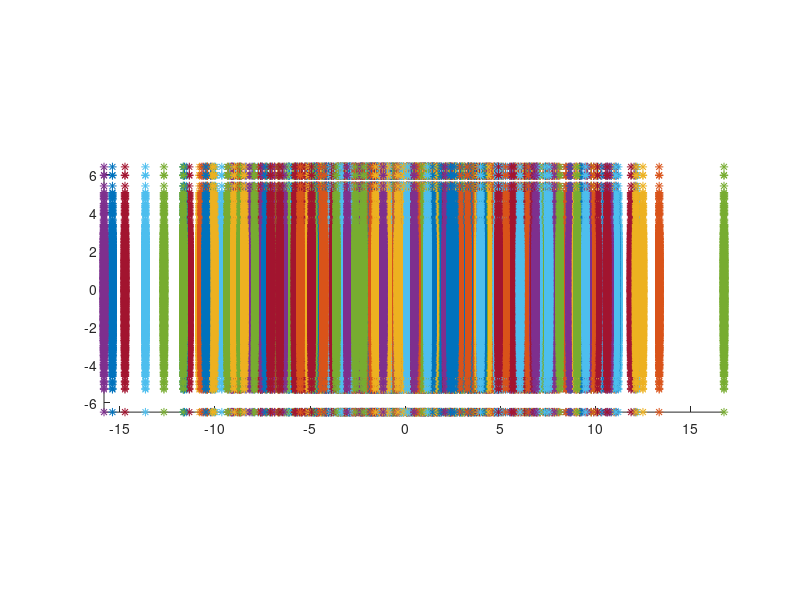

The MATLAB script that drew this image:
clear variables; close all; clc;

xs = normrnd(0, 5, 1000, 1);
ys = normrnd(0, 2, 1000, 1);

covarianceMatrix = cov([xs, ys]);

%% Draw the eigen ellipse of the covariance matrix
[eigenVectors, eigenValues] = eig(covarianceMatrix);
eigenValues = diag(eigenValues);

phi = atan2(eigenVectors(2,end), eigenVectors(1,end));
if(phi < 0)
    phi = phi + 2*pi;
end

theta_grid = linspace(0,2*pi, 200);
a=sqrt(eigenValues(2));
b=sqrt(eigenValues(1));

ellipse_x_r  = a * cos(theta_grid);
ellipse_y_r  = b * sin(theta_grid);


rotation = [ cos(phi) sin(phi); -sin(phi) cos(phi) ];
r_ellipse = [ellipse_x_r; ellipse_y_r]' * rotation;

hold on
axis equal
plot3(r_ellipse(:,1), r_ellipse(:,2), ones(size(r_ellipse(:,1))));


%% Draw the isolines of the Gaussian Kernel as defined by H?rdle, Muller et al.

[x, y] = meshgrid(linspace(min(xs), max(xs), 400),linspace(min(ys), max(ys), 400));
locations = [x(:) y(:)];

z = mvnpdf(locations * inv(covarianceMatrix));
z = reshape(z,size(x));
contour(x, y, z)

%% Draw the data points
plot3(xs, ys, ones(length(xs)), '*');

hold off
